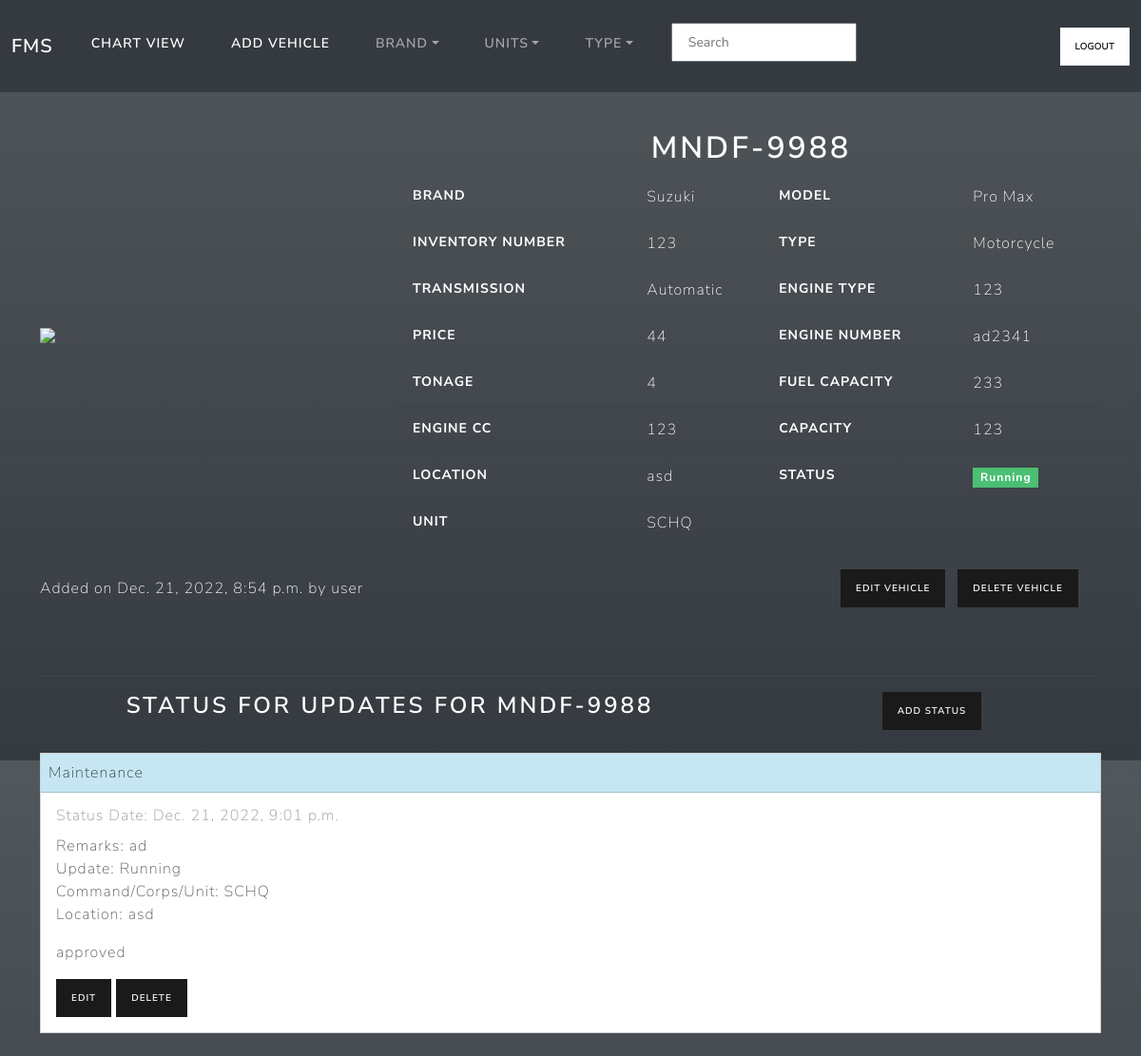
The page /2 (signed in) on the database its author committed.
### vsms/models.py (models this page shows, shortened)
class vehicle(models.Model):
    VEHICLETYPES = [
    ('Vehicle', 'Vehicle'),
    ('Vessel', 'Vessel'),
    ('Motorcycle','Motorcycle')
    ]
    createdby = models.ForeignKey('auth.User', on_delete=models.CASCADE)
    createddate = models.DateTimeField(auto_now_add=True)
    name = models.CharField(max_length=100)
    brand = models.ForeignKey(Brand,on_delete=models.CASCADE)
    type = models.ForeignKey(Type,on_delete=models.CASCADE)
    photo = models.ImageField(upload_to='vphotos/', blank=True)
    transmission = models.CharField(max_length=100, choices=[('Automatic','Automatic'),('Manual','Manual')])
    inventorynumber = models.CharField(max_length=100)
    model = models.CharField(max_length=100)
    enginetype = models.CharField(max_length=100)
    enginenumber = models.CharField(max_length=100)
    enginecc = models.CharField(max_length=100)
    capacity = models.CharField(max_length=100)
    dateofimport = models.DateField(null=True)
    fuelcapacity = models.IntegerField(null=True)
    price = models.IntegerField(null=True)
    tonage = models.IntegerField(null=True)
    lastlocation = models.CharField(max_length=100, blank=True, null=True)
    laststatus = models.CharField(max_length=100, blank=True)
    servicedate = models.DateField(null=True)
    issuedtounit = models.ForeignKey(Unit,related_name='vehicleunit',on_delete=models.CASCADE, null=True)

class Brand(models.Model):
    brand_name = models.CharField(max_length=100,unique=True)
    def __str__(self):
        return self.brand_name

class Type(models.Model):
    brand_name = models.CharField(max_length=100,unique=True)
    def __str__(self):
        return self.brand_name

class Unit(models.Model):
    unit_name = models.CharField(max_length=100,unique=True)
    def __str__(self):
        return self.unit_name

class status(models.Model):
    STATUSCHOICES = [
    ('Running', 'Running'),
    ('Grounded', 'Grounded'),]
    STATUSTYPES = [
    ('Allotment', 'Allotment'),
    ('Maintenance', 'Maintenance'),]
    vehicle = models.ForeignKey(vehicle,related_name='status',on_delete=models.CASCADE, null=True)
    update = models.CharField(max_length=100,choices=STATUSCHOICES, default='Running')
    type = models.CharField(max_length=100,choices=STATUSTYPES, default='Running')
    remarks = models.TextField(max_length=255,null=True)
    createddate = models.DateTimeField(default=timezone.now)
    createdby = models.ForeignKey('auth.User',on_delete=models.CASCADE)
    statusapproved = models.BooleanField(default=False)
    allotmentunit = models.ForeignKey(Unit,related_name='statusunit',on_delete=models.CASCADE, null=True)
    allotmentlocation = models.CharField(max_length=100,null=True)

### vsms/views.py (the view)
# urls.py: path('<int:pk>',login_required(views.vehicledetail.as_view()),name='detail'),
class vehicledetail(DetailView):
    model = vehicle
    template_name = 'detail.html'
    def get_context_data(self, *args, **kwargs):
        context = super(vehicledetail, self).get_context_data(*args, **kwargs)
        brandss = Brand.objects.all()
        units = Unit.objects.all()
        types = Type.objects.all()
        context.update({'brandss': brandss,'units':units,'types':types})
        return context

### templates/detail.html (shortened to what this page needs)
{% extends 'base.html' %}
{% block body_block %}
<br>
<div class="container">
  <div class="row">
    <div class="col-sm-4 align-self-center ">
      <img class="img-fluid " src="https://www.usnews.com/object/image/00000182-a53e-dc41-a1db-a57ffa320000/01_2022_Hyundai_Palisade.jpg?update-time=&size=responsive640" alt="..."/>
    </div>
    <div class="col-sm-8 mt-3">
    <table class="table table-sm text-white">
      <thead>
        <h1 class="text-center text-white">{{ vehicle.name }}</h1>
        </thead>
        <tbody>
          <tr>
            <th scope="row">Brand</th>
            <td>{{ vehicle.brand }}</td>
            <th scope="row">Model</th>
            <td>{{ vehicle.model }}</td>
          </tr>
          <tr>
            <th scope="row">Inventory Number</th>
            <td>{{ vehicle.inventorynumber }}</td>
            <th scope="row">Type</th>
            <td>{{ vehicle.type }}</td>
          </tr>
          <tr>
            <th scope="row">Transmission</th>
            <td>{{ vehicle.transmission }}</td>
            <th scope="row">Engine Type</th>
            <td>{{ vehicle.enginetype }}</td>
          </tr>
          <tr>
            <th scope="row">Price</th>
            <td>{{ vehicle.price }}</td>
            <th scope="row">Engine Number</th>
            <td>{{ vehicle.enginenumber }}</td>
          </tr>
          <tr>
            <th scope="row">Tonage</th>
            <td>{{ vehicle.tonage }}</td>
            <th scope="row">Fuel Capacity</th>
            <td>{{ vehicle.fuelcapacity}}</td>
          </tr>
          <tr>
            <th scope="row">Engine CC</th>
            <td>{{ vehicle.enginecc }}</td>
            <th scope="row">Capacity</th>
            <td>{{ vehicle.capacity}}</td>
          </tr>
          <tr>
            <th scope="row">Location</th>
            <td>{{ vehicle.lastlocation }}</td>
            <th>
              Status
            </th>
            <td>
              {% if vehicle.laststatus == 'Running' %}
              <div class="badge bg-success text-white" style="top: 0.5rem; right: 0.5rem">Running</div>
                {% elif vehicle.laststatus == 'Grounded' %}
                <div class="badge bg-warning text-white" style="top: 0.5rem; right: 0.5rem">Grounded</div>
              {% endif %}
            </td>
          </tr>
          <tr>
            <th scope="row">Unit</th>
            <td>{{vehicle.issuedtounit}}</td>
          </tr>
        </tbody>
    </table>
</div>
<div class="row">
  <div class="col text-white ">
                   <p class="fw-lighter">Added on {{ vehicle.createddate }} by {{ vehicle.createdby }}</p>
                  </div>
<div class="col mb-5 col-auto">
 <a href="{% url 'updatevehicle' pk=vehicle.id %}" class="btn btn-primary btn-sm m-2">Edit Vehicle</a>
<a href="{% url 'deletevehicle' pk=vehicle.id %}" class="btn btn-primary btn-sm">Delete Vehicle</a>
</div>
</div>
</div>
</div>
<div class="container text-center">
  <hr>
<div class="row">
<div class="col-sm-8">
  {% if vehicle.status.all %}
  <h3 class="text-white">Status for updates for {{ vehicle.name }}</h3>
 {% else %}
   <h3 class="text-white">No Status update found.</h3>
 {% endif %}
 </div>
 <div class="col-sm-4">
  <a href="{% url 'createstatus' pk=vehicle.id %}" class="btn btn-primary btn-sm">Add Status</a>
 </div>
</div>
</div>
    {% for status in vehicle.status.all reversed %}
    <br>
    <div class="container">
      <div class="card ">
        {% if status.type == 'Maintenance' %}
        <div class="card-header bg-info p-2 text-dark bg-opacity-25">
        {% elif status.type == 'Allotment' %}
        <div class="card-header bg-success p-2 text-dark bg-opacity-25">
        {% endif %}
        {{ status.type}}
      </div>
        <div class="card-body">
          <p class="card-subtitle mb-2 text-muted">Status Date: {{status.createddate}}</p>
          <p class="card-text">Remarks: {{status.remarks}} <br> Update: {{status.update}} <br>
            Command/Corps/Unit: {{status.allotmentunit}} <br>Location: {{status.allotmentlocation}}
          </p>
          {%  if status.statusapproved %}
          <p>approved</p>
          <a href="{% url 'updatestatus' pk=status.id %}" class="btn btn-primary btn-sm">Edit</a>
          <a href="{% url 'deletestatus' pk=status.id %}" class="btn btn-primary btn-sm">Delete</a>
          {% else %}
          <a href="{% url 'approvestatus' pk=status.id %}" class="btn btn-primary btn-sm">Approve</a>
          {% endif %}
        </div>
      </div>
    </div>
    <br>
    {% endfor %}
{% endblock %}

### templates/base.html (shortened to what this page needs)
<!DOCTYPE html>
{% load static %}
<html lang="en">
<head>
    <link rel="stylesheet" href="{% static 'css/bootstrap.css' %}">
</head>
<body class="bg bg-dark bg-gradient vh-100 ">
{%if user.get_username%}
<nav class="navbar navbar-expand-lg navbar-dark bg-dark">
    <div class="container-fluid">
      <a class="navbar-brand" href="{% url 'Index' %}">FMS</a>
      <div class="collapse navbar-collapse" id="navbarColor02">
        <ul class="navbar-nav me-auto">
          <li class="nav-item">
            <a class="nav-link active" href="{% url 'chart' %}">Chart View
            </a>
          </li>
          <li class="nav-item">
            <a class="nav-link active" href="{% url 'createvehicle' %}">Add Vehicle
            </a>
          </li>
        <li class="nav-item dropdown">
            <a class="nav-link dropdown-toggle" data-bs-toggle="dropdown" href="#" role="button" aria-haspopup="true" aria-expanded="false">Brand</a>
            <div class="dropdown-menu">
    <li class="nav-item dropdown">
        <a class="nav-link dropdown-toggle" data-bs-toggle="dropdown" href="#" role="button" aria-haspopup="true" aria-expanded="false">Units</a>
    </li>
    <li class="nav-item dropdown">
      <a class="nav-link dropdown-toggle" data-bs-toggle="dropdown" href="#" role="button" aria-haspopup="true" aria-expanded="false">Type</a>
  </li>
          <form method ='POST' action="{% url 'Index' %}" class="d-flex">{% csrf_token %}
            <input class="form-control-sm mb-2" type="search" placeholder="Search" name='searched'>
          </form>
        </ul>
        <a href="{% url 'logout' %}" class=""><button class="btn btn-secondary btn-sm my-2 my-sm-0" type="submit">Logout</button> </a>
      </div>
    </div>
  </nav>
{% endif %}
    {% block body_block %}
    {% endblock %}
</body>
</html>

### rows shown on the page
vehicle: name "MNDF-9988", brand "Suzuki", model "Pro Max", inventorynumber "123", type "Motorcycle", transmission "Automatic", enginetype "123", price "44", enginenumber "ad2341", tonage "4", fuelcapacity "233", enginecc "123", capacity "123", lastlocation "asd", issuedtounit "SCHQ", createddate "Dec. 21, 2022, 8:54 p.m.", createdby "user"
status: type "Maintenance", createddate "Dec. 21, 2022, 9:01 p.m.", remarks "ad", update "Running", allotmentunit "SCHQ", allotmentlocation "asd", statusapproved "approved"
